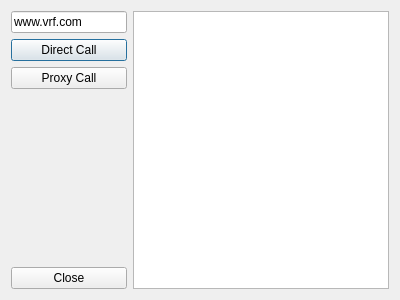
<?xml version="1.0" encoding="UTF-8"?>
<ui version="4.0">
 <class>ProxyDemoDialog</class>
 <widget class="QDialog" name="ProxyDemoDialog">
  <property name="geometry">
   <rect>
    <x>0</x>
    <y>0</y>
    <width>400</width>
    <height>300</height>
   </rect>
  </property>
  <property name="windowTitle">
   <string>Proxy</string>
  </property>
  <layout class="QHBoxLayout" name="horizontalLayout">
   <item>
    <layout class="QVBoxLayout" name="verticalLayout">
     <item>
      <widget class="QLineEdit" name="lnUrl">
       <property name="text">
        <string>www.vrf.com</string>
       </property>
      </widget>
     </item>
     <item>
      <widget class="QPushButton" name="btnDirectCall">
       <property name="text">
        <string>Direct Call</string>
       </property>
      </widget>
     </item>
     <item>
      <widget class="QPushButton" name="btnProxyCall">
       <property name="text">
        <string>Proxy Call</string>
       </property>
      </widget>
     </item>
     <item>
      <spacer name="verticalSpacer">
       <property name="orientation">
        <enum>Qt::Vertical</enum>
       </property>
       <property name="sizeHint" stdset="0">
        <size>
         <width>20</width>
         <height>40</height>
        </size>
       </property>
      </spacer>
     </item>
     <item>
      <widget class="QPushButton" name="btnClose">
       <property name="text">
        <string>Close</string>
       </property>
      </widget>
     </item>
    </layout>
   </item>
   <item>
    <widget class="QTextEdit" name="txtConsole"/>
   </item>
  </layout>
 </widget>
 <resources/>
 <connections>
  <connection>
   <sender>btnClose</sender>
   <signal>clicked()</signal>
   <receiver>ProxyDemoDialog</receiver>
   <slot>reject()</slot>
   <hints>
    <hint type="sourcelabel">
     <x>63</x>
     <y>276</y>
    </hint>
    <hint type="destinationlabel">
     <x>47</x>
     <y>209</y>
    </hint>
   </hints>
  </connection>
 </connections>
</ui>
